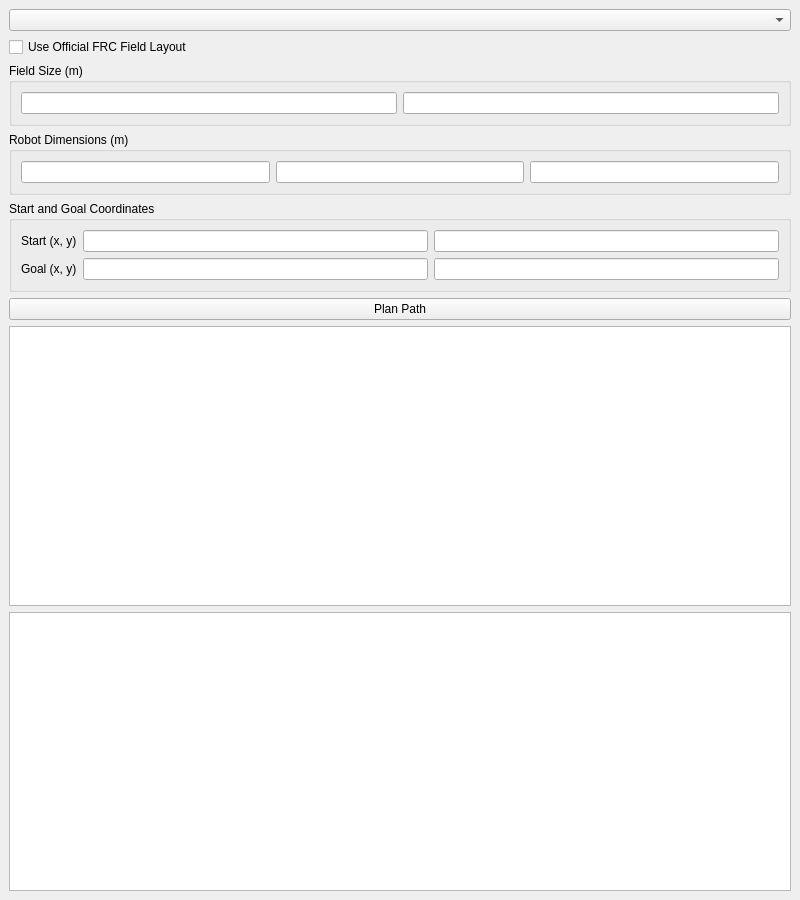
<?xml version="1.0" encoding="UTF-8"?>
<ui version="4.0">
 <class>MainWindow</class>
 <widget class="QMainWindow" name="MainWindow">
  <property name="geometry">
   <rect><x>0</x><y>0</y><width>800</width><height>900</height></rect>
  </property>
  <property name="windowTitle">
   <string>FRC Auton Path Planner</string>
  </property>
  <widget class="QWidget" name="centralwidget">
   <layout class="QVBoxLayout" name="verticalLayout">

    <item>
     <widget class="QComboBox" name="gameSelect"/>
    </item>

    <item>
     <widget class="QCheckBox" name="officialFieldCheck">
      <property name="text">
       <string>Use Official FRC Field Layout</string>
      </property>
     </widget>
    </item>

    <item>
     <widget class="QGroupBox" name="fieldBox">
      <property name="title"><string>Field Size (m)</string></property>
      <layout class="QHBoxLayout">
       <item><widget class="QLineEdit" name="fieldWidth"/></item>
       <item><widget class="QLineEdit" name="fieldLength"/></item>
      </layout>
     </widget>
    </item>

    <item>
     <widget class="QGroupBox" name="robotBox">
      <property name="title"><string>Robot Dimensions (m)</string></property>
      <layout class="QHBoxLayout">
       <item><widget class="QLineEdit" name="robotWidth"/></item>
       <item><widget class="QLineEdit" name="robotLength"/></item>
       <item><widget class="QLineEdit" name="robotHeight"/></item>
      </layout>
     </widget>
    </item>

    <item>
     <widget class="QGroupBox" name="startGoalBox">
      <property name="title"><string>Start and Goal Coordinates</string></property>
      <layout class="QGridLayout">
       <item row="0" column="0">
        <widget class="QLabel"><property name="text"><string>Start (x, y)</string></property></widget>
       </item>
       <item row="0" column="1"><widget class="QLineEdit" name="startX"/></item>
       <item row="0" column="2"><widget class="QLineEdit" name="startY"/></item>
       <item row="1" column="0">
        <widget class="QLabel"><property name="text"><string>Goal (x, y)</string></property></widget>
       </item>
       <item row="1" column="1"><widget class="QLineEdit" name="goalX"/></item>
       <item row="1" column="2"><widget class="QLineEdit" name="goalY"/></item>
      </layout>
     </widget>
    </item>

    <item><widget class="QPushButton" name="planButton"><property name="text"><string>Plan Path</string></property></widget></item>
    <item><widget class="QTextEdit" name="resultBox"/></item>
    <item><widget class="QGraphicsView" name="fieldView"><property name="minimumHeight"><number>400</number></property></widget></item>

   </layout>
  </widget>
 </widget>
 <resources/>
 <connections/>
</ui>
